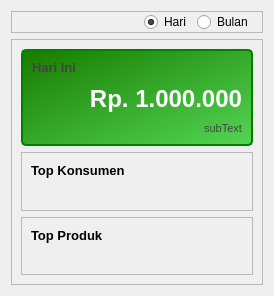
<?xml version="1.0" encoding="UTF-8"?>
<ui version="4.0">
 <class>SummaryWidget</class>
 <widget class="QWidget" name="SummaryWidget">
  <property name="geometry">
   <rect>
    <x>0</x>
    <y>0</y>
    <width>274</width>
    <height>296</height>
   </rect>
  </property>
  <property name="windowTitle">
   <string>Ringkasan</string>
  </property>
  <property name="styleSheet">
   <string notr="true">QFrame#omzetFrame { 
    background-color: qlineargradient(spread:pad, x1:0, y1:0, x2:1, y2:1, stop:0 rgba(23, 124, 0, 255), stop:1 rgba(84, 213, 84, 255));
    border: 2px solid green;
    border-radius: 5px; 
}

/* Memisahkan selector untuk memastikan semua terbaca */
QLabel#title1, 
QLabel#subtext1 { 
    color:  #434343; 
}

QLabel#value1 { 
    color: #ffffff; 
}</string>
  </property>
  <layout class="QVBoxLayout" name="verticalLayout">
   <item>
    <widget class="QFrame" name="frame">
     <property name="frameShape">
      <enum>QFrame::Shape::StyledPanel</enum>
     </property>
     <property name="frameShadow">
      <enum>QFrame::Shadow::Raised</enum>
     </property>
     <layout class="QHBoxLayout" name="horizontalLayout">
      <property name="topMargin">
       <number>0</number>
      </property>
      <property name="bottomMargin">
       <number>0</number>
      </property>
      <item>
       <spacer name="horizontalSpacer">
        <property name="orientation">
         <enum>Qt::Orientation::Horizontal</enum>
        </property>
        <property name="sizeHint" stdset="0">
         <size>
          <width>123</width>
          <height>20</height>
         </size>
        </property>
       </spacer>
      </item>
      <item>
       <widget class="QRadioButton" name="hariButton">
        <property name="text">
         <string>Hari</string>
        </property>
        <property name="checked">
         <bool>true</bool>
        </property>
       </widget>
      </item>
      <item>
       <widget class="QRadioButton" name="bulanButton">
        <property name="text">
         <string>Bulan</string>
        </property>
       </widget>
      </item>
     </layout>
    </widget>
   </item>
   <item>
    <widget class="QScrollArea" name="scrollArea">
     <property name="widgetResizable">
      <bool>true</bool>
     </property>
     <widget class="QWidget" name="scrollAreaWidgetContents">
      <property name="geometry">
       <rect>
        <x>0</x>
        <y>0</y>
        <width>254</width>
        <height>248</height>
       </rect>
      </property>
      <layout class="QVBoxLayout" name="verticalLayout_5">
       <item>
        <widget class="QFrame" name="omzetFrame">
         <property name="minimumSize">
          <size>
           <width>0</width>
           <height>97</height>
          </size>
         </property>
         <property name="maximumSize">
          <size>
           <width>16777215</width>
           <height>97</height>
          </size>
         </property>
         <property name="styleSheet">
          <string notr="true"/>
         </property>
         <property name="frameShape">
          <enum>QFrame::Shape::StyledPanel</enum>
         </property>
         <property name="frameShadow">
          <enum>QFrame::Shadow::Raised</enum>
         </property>
         <layout class="QVBoxLayout" name="verticalLayout_2" stretch="0,1,0">
          <property name="rightMargin">
           <number>9</number>
          </property>
          <item>
           <widget class="QLabel" name="title1">
            <property name="font">
             <font>
              <pointsize>10</pointsize>
              <bold>true</bold>
             </font>
            </property>
            <property name="text">
             <string>Hari Ini</string>
            </property>
           </widget>
          </item>
          <item>
           <widget class="QLabel" name="value1">
            <property name="font">
             <font>
              <family>Segoe UI</family>
              <pointsize>18</pointsize>
              <bold>true</bold>
             </font>
            </property>
            <property name="text">
             <string>Rp. 1.000.000</string>
            </property>
            <property name="alignment">
             <set>Qt::AlignmentFlag::AlignRight|Qt::AlignmentFlag::AlignTrailing|Qt::AlignmentFlag::AlignVCenter</set>
            </property>
           </widget>
          </item>
          <item>
           <widget class="QLabel" name="subtext1">
            <property name="font">
             <font>
              <pointsize>8</pointsize>
             </font>
            </property>
            <property name="text">
             <string>subText</string>
            </property>
            <property name="alignment">
             <set>Qt::AlignmentFlag::AlignRight|Qt::AlignmentFlag::AlignTrailing|Qt::AlignmentFlag::AlignVCenter</set>
            </property>
           </widget>
          </item>
         </layout>
        </widget>
       </item>
       <item>
        <widget class="QFrame" name="topCustomer">
         <property name="styleSheet">
          <string notr="true">QFrame#omzetFrame{ 
background-color: qlineargradient(spread:pad, x1:0, y1:0, x2:1, y2:1, stop:0 rgba(23, 124, 0, 255), stop:1 rgba(84, 213, 84, 255));
border: 2px solid green;
border-radius: 5px; }
#label,#label3 { color:rgb(67, 67, 67)}
#label2{color:white}</string>
         </property>
         <property name="frameShape">
          <enum>QFrame::Shape::StyledPanel</enum>
         </property>
         <property name="frameShadow">
          <enum>QFrame::Shadow::Raised</enum>
         </property>
         <layout class="QVBoxLayout" name="verticalLayout_4" stretch="0,0">
          <property name="rightMargin">
           <number>9</number>
          </property>
          <item>
           <widget class="QLabel" name="title3">
            <property name="font">
             <font>
              <pointsize>10</pointsize>
              <bold>true</bold>
             </font>
            </property>
            <property name="text">
             <string>Top Konsumen</string>
            </property>
           </widget>
          </item>
          <item>
           <widget class="QLabel" name="subtext3">
            <property name="font">
             <font>
              <pointsize>8</pointsize>
             </font>
            </property>
            <property name="text">
             <string/>
            </property>
            <property name="alignment">
             <set>Qt::AlignmentFlag::AlignRight|Qt::AlignmentFlag::AlignTop|Qt::AlignmentFlag::AlignTrailing</set>
            </property>
           </widget>
          </item>
         </layout>
        </widget>
       </item>
       <item>
        <widget class="QFrame" name="topProduk">
         <property name="styleSheet">
          <string notr="true">QFrame#omzetFrame{ 
background-color: qlineargradient(spread:pad, x1:0, y1:0, x2:1, y2:1, stop:0 rgba(23, 124, 0, 255), stop:1 rgba(84, 213, 84, 255));
border: 2px solid green;
border-radius: 5px; }
#label,#label3 { color:rgb(67, 67, 67)}
#label2{color:white}</string>
         </property>
         <property name="frameShape">
          <enum>QFrame::Shape::StyledPanel</enum>
         </property>
         <property name="frameShadow">
          <enum>QFrame::Shadow::Raised</enum>
         </property>
         <layout class="QVBoxLayout" name="verticalLayout_3" stretch="0,0">
          <property name="rightMargin">
           <number>9</number>
          </property>
          <item>
           <widget class="QLabel" name="title2">
            <property name="font">
             <font>
              <pointsize>10</pointsize>
              <bold>true</bold>
             </font>
            </property>
            <property name="text">
             <string>Top Produk</string>
            </property>
           </widget>
          </item>
          <item>
           <widget class="QLabel" name="subtext2">
            <property name="font">
             <font>
              <pointsize>8</pointsize>
             </font>
            </property>
            <property name="text">
             <string/>
            </property>
            <property name="alignment">
             <set>Qt::AlignmentFlag::AlignRight|Qt::AlignmentFlag::AlignTop|Qt::AlignmentFlag::AlignTrailing</set>
            </property>
           </widget>
          </item>
         </layout>
        </widget>
       </item>
      </layout>
     </widget>
    </widget>
   </item>
  </layout>
 </widget>
 <resources/>
 <connections/>
</ui>
